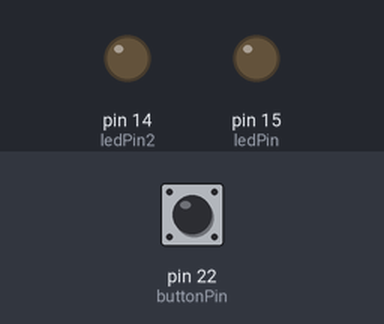
Bench run of a sketch on a simulated Arduino Mega 2560, built with avr-gcc and run on an emulated ATmega2560. Parts: output pins drawn as LEDs (lit = HIGH). Dashed ring = blinking. The inputs (shaded band) are chosen by the test bench; at power-on: pin 22 (buttonPin) LOW.

Above: at 1.2 s.
1.3 s: pin 22 (buttonPin) pulled HIGH for 3.2 s
At 1.7 s:
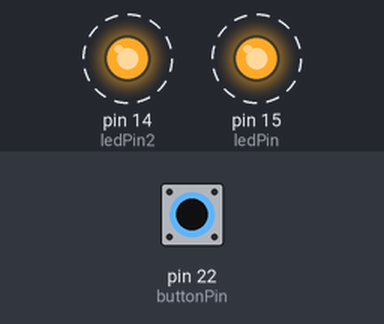
Timing chart, 0 to 6.3 s (numbered marks = the images above; inputs shaded):
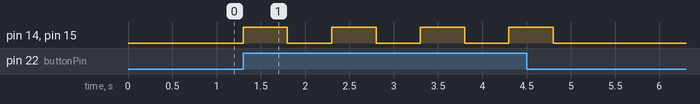

The sketch:

ledBlink.ino
```cpp
int ledPin = 15;
int ledPin2 = 14;
int buttonPin = 22;

void setup() {
  pinMode(buttonPin, INPUT);
  pinMode(ledPin, OUTPUT);
  pinMode(ledPin2, OUTPUT);
}

void loop() {
if(digitalRead(buttonPin)==HIGH) {
  digitalWrite(ledPin, HIGH);
  digitalWrite(ledPin2, HIGH);
  delay(500);
  digitalWrite(ledPin, LOW);
  digitalWrite(ledPin2, LOW);
  delay(500); }
}
```

Measured:
- after the input at 1.3 s, pin 14 (ledPin2), pin 15 (ledPin): alternates HIGH for 0.50 s and LOW for 0.50 s, 8 changes in all, then stays LOW, starting at once
